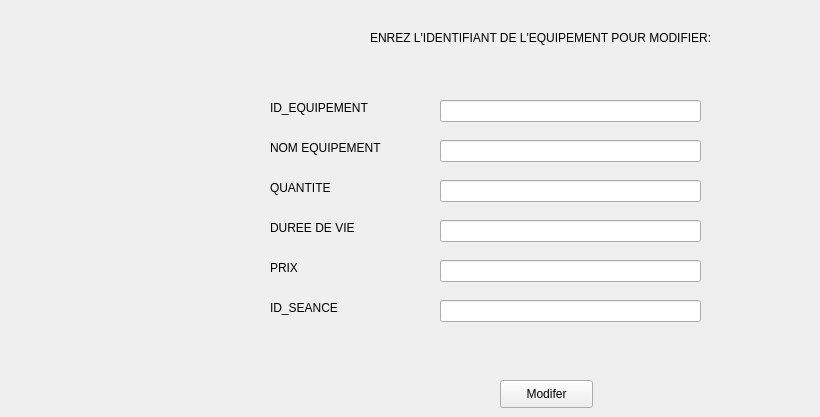
      <widget class="QWidget" name="tab_5">
       <attribute name="title">
        <string>Modifier</string>
       </attribute>
       <widget class="QLineEdit" name="ID_EQU_2">
        <property name="geometry">
         <rect>
          <x>440</x>
          <y>100</y>
          <width>261</width>
          <height>22</height>
         </rect>
        </property>
       </widget>
       <widget class="QLineEdit" name="nomEquip_2">
        <property name="geometry">
         <rect>
          <x>440</x>
          <y>140</y>
          <width>261</width>
          <height>22</height>
         </rect>
        </property>
       </widget>
       <widget class="QLineEdit" name="quantite_2">
        <property name="geometry">
         <rect>
          <x>440</x>
          <y>180</y>
          <width>261</width>
          <height>22</height>
         </rect>
        </property>
       </widget>
       <widget class="QLineEdit" name="DUREE_VIE_2">
        <property name="geometry">
         <rect>
          <x>440</x>
          <y>220</y>
          <width>261</width>
          <height>22</height>
         </rect>
        </property>
       </widget>
       <widget class="QLineEdit" name="prixEquip_2">
        <property name="geometry">
         <rect>
          <x>440</x>
          <y>260</y>
          <width>261</width>
          <height>22</height>
         </rect>
        </property>
       </widget>
       <widget class="QLineEdit" name="idSeance_2">
        <property name="geometry">
         <rect>
          <x>440</x>
          <y>300</y>
          <width>261</width>
          <height>22</height>
         </rect>
        </property>
       </widget>
       <widget class="QLabel" name="label_15">
        <property name="geometry">
         <rect>
          <x>270</x>
          <y>220</y>
          <width>131</width>
          <height>16</height>
         </rect>
        </property>
        <property name="text">
         <string>DUREE DE VIE</string>
        </property>
       </widget>
       <widget class="QLabel" name="label_16">
        <property name="geometry">
         <rect>
          <x>270</x>
          <y>260</y>
          <width>131</width>
          <height>16</height>
         </rect>
        </property>
        <property name="text">
         <string>PRIX</string>
        </property>
       </widget>
       <widget class="QLabel" name="label_17">
        <property name="geometry">
         <rect>
          <x>270</x>
          <y>140</y>
          <width>131</width>
          <height>16</height>
         </rect>
        </property>
        <property name="text">
         <string>NOM EQUIPEMENT</string>
        </property>
       </widget>
       <widget class="QLabel" name="label_18">
        <property name="geometry">
         <rect>
          <x>270</x>
          <y>100</y>
          <width>131</width>
          <height>16</height>
         </rect>
        </property>
        <property name="text">
         <string>ID_EQUIPEMENT</string>
        </property>
       </widget>
       <widget class="QLabel" name="label_19">
        <property name="geometry">
         <rect>
          <x>270</x>
          <y>300</y>
          <width>131</width>
          <height>16</height>
         </rect>
        </property>
        <property name="text">
         <string>ID_SEANCE</string>
        </property>
       </widget>
       <widget class="QLabel" name="label_20">
        <property name="geometry">
         <rect>
          <x>270</x>
          <y>180</y>
          <width>131</width>
          <height>16</height>
         </rect>
        </property>
        <property name="text">
         <string>QUANTITE</string>
        </property>
       </widget>
       <widget class="QLabel" name="label_21">
        <property name="geometry">
         <rect>
          <x>370</x>
          <y>30</y>
          <width>441</width>
          <height>16</height>
         </rect>
        </property>
        <property name="text">
         <string>ENREZ L'IDENTIFIANT DE L'EQUIPEMENT POUR MODIFIER:</string>
        </property>
       </widget>
       <widget class="QPushButton" name="btnModifierEquip">
        <property name="geometry">
         <rect>
          <x>500</x>
          <y>380</y>
          <width>93</width>
          <height>28</height>
         </rect>
        </property>
        <property name="text">
         <string>Modifer</string>
        </property>
       </widget>
      </widget>
